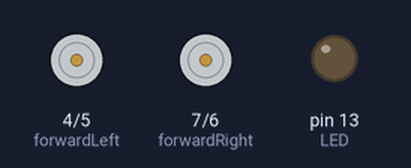
Bench run of a sketch on a simulated Arduino Uno, built with avr-gcc and run on an emulated ATmega328P. On the bench: motor-driver pin pairs drawn as motors (green arrow = first pin HIGH = forward, orange = second pin HIGH = backward, longer = more drive), output pins drawn as LEDs (lit = HIGH).

Above: at 0.1 s.
At 1.1 s:
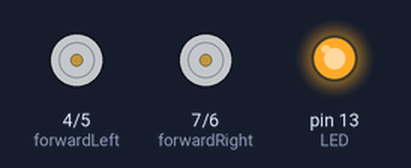
At 18.1 s:
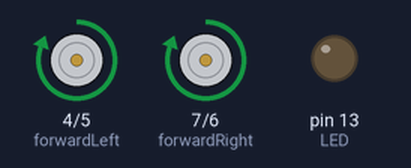
At 37.1 s:
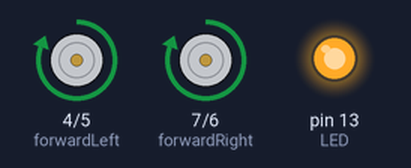
Timing chart, 0 to 40.0 s (numbered marks = the images above):
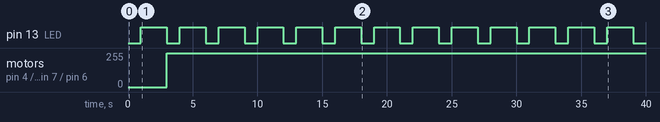

The sketch:

2_Forward_Move.ino
```cpp
/* Date : Aug 24, 2019
 *  Program for Move the Robot to forward as well as Backward Direction....
 */


#include <NewPing.h>        //Ultrasonic sensor function library. You must install this library
 #include<Servo.h>

#define trigPin A0     // trig pin of HC-SR04
#define echoPin A1     // Echo pin of HC-SR04

int LED = 13;   //  This is nothing but LED_BULLTIN...
int ON = 1;
int OFF = 0;

int forwardRight = 7;      //Forward motion of Right motor
int reverseRight = 6;        //Reverse motion of Right motor
int forwardLeft = 4;       //Forward motion of Left motor
int reverseLeft = 5;        //Reverse motion of Left motor

double duration;
double distance;

void setup()
  {
     pinMode(LED, OUTPUT);  //  Set pinMode for Blink a LED give an output to pin 13


     // set Motor pins as output

     pinMode(forwardRight, OUTPUT);
     pinMode(reverseRight, OUTPUT);
     pinMode(forwardLeft, OUTPUT);
     pinMode(reverseLeft, OUTPUT);

      pinMode(trigPin, OUTPUT);         // set trig pin as output
     pinMode(echoPin, INPUT);          //set echo pin as input to capture reflected waves
  }


  void loop()
  {
     digitalWrite(LED, OFF);   //  OFF = LOW = 0
     delay(1000);              //  2000 ms = 2000*10^-3 = 2 sec

     digitalWrite(LED, ON);    //  ON = HIGH = 1
     delay(2000);

     digitalWrite(forwardLeft, ON);
     digitalWrite(forwardRight, ON);
     digitalWrite(reverseLeft, OFF);                    // move forward
     digitalWrite(reverseRight, OFF);
  }
```

Measured:
- by itself, pin 13 (LED): alternates HIGH for 2.0 s and LOW for 1.0 s
- by itself, motor on pin 4 (forwardLeft) / pin 5 (reverseLeft), motor on pin 7 (forwardRight) / pin 6 (reverseRight): stopped → forward 255/255 at 3.0 s
